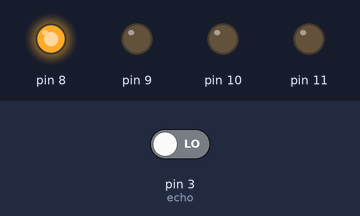
Bench run of a sketch on a simulated Arduino Uno, built with avr-gcc and run on an emulated ATmega328P. On the bench: output pins drawn as LEDs (lit = HIGH). The inputs (shaded band) are chosen by the test bench; at power-on: pin 3 (echo) LOW. Pins used as bus, display or sensor lines are not drawn.

Above: at 0.1 s.
At 1.1 s:
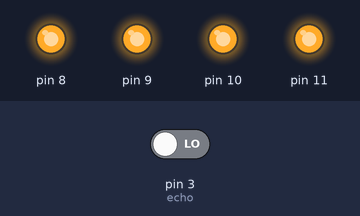
Timing chart, 0 to 2.6 s (numbered marks = the images above):
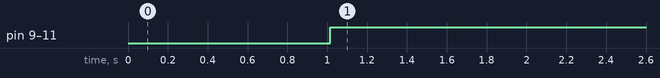

The sketch:

water_level_indication.ino
```cpp
const int trig = 2, echo = 3;
long duration, Distanceincm;
void setup() {
pinMode(trig, OUTPUT);
pinMode(echo, INPUT);
pinMode(11, OUTPUT);
pinMode(10, OUTPUT);
pinMode(9, OUTPUT);
pinMode(8, OUTPUT);
digitalWrite(8, HIGH);
}
void loop() {
digitalWrite(trig, HIGH);
delay(15);
digitalWrite(trig, LOW);
duration = pulseIn(echo, HIGH);
// The ultrasonic module is placed 20cm above from 1m tank.
Distanceincm = (duration / 58) - 20;
if (Distanceincm < 25) { // Above three quarter
 digitalWrite(11, HIGH);
}
else {
 digitalWrite(11, LOW); // Below three quarter
}
//
if (Distanceincm < 50) { // Above half level
 digitalWrite(10, HIGH);
}
else {
 digitalWrite(10, LOW); // Below half level
}
if (Distanceincm < 75) {
 digitalWrite(9, HIGH); // Above quarter level
}
else {
 digitalWrite(9, LOW); // Below quarter level
}
//Below quarter level, only LED at pin 8 will be ON.
}
```

Measured:
- by itself, pin 9–11: LOW → HIGH at 1.0 s
